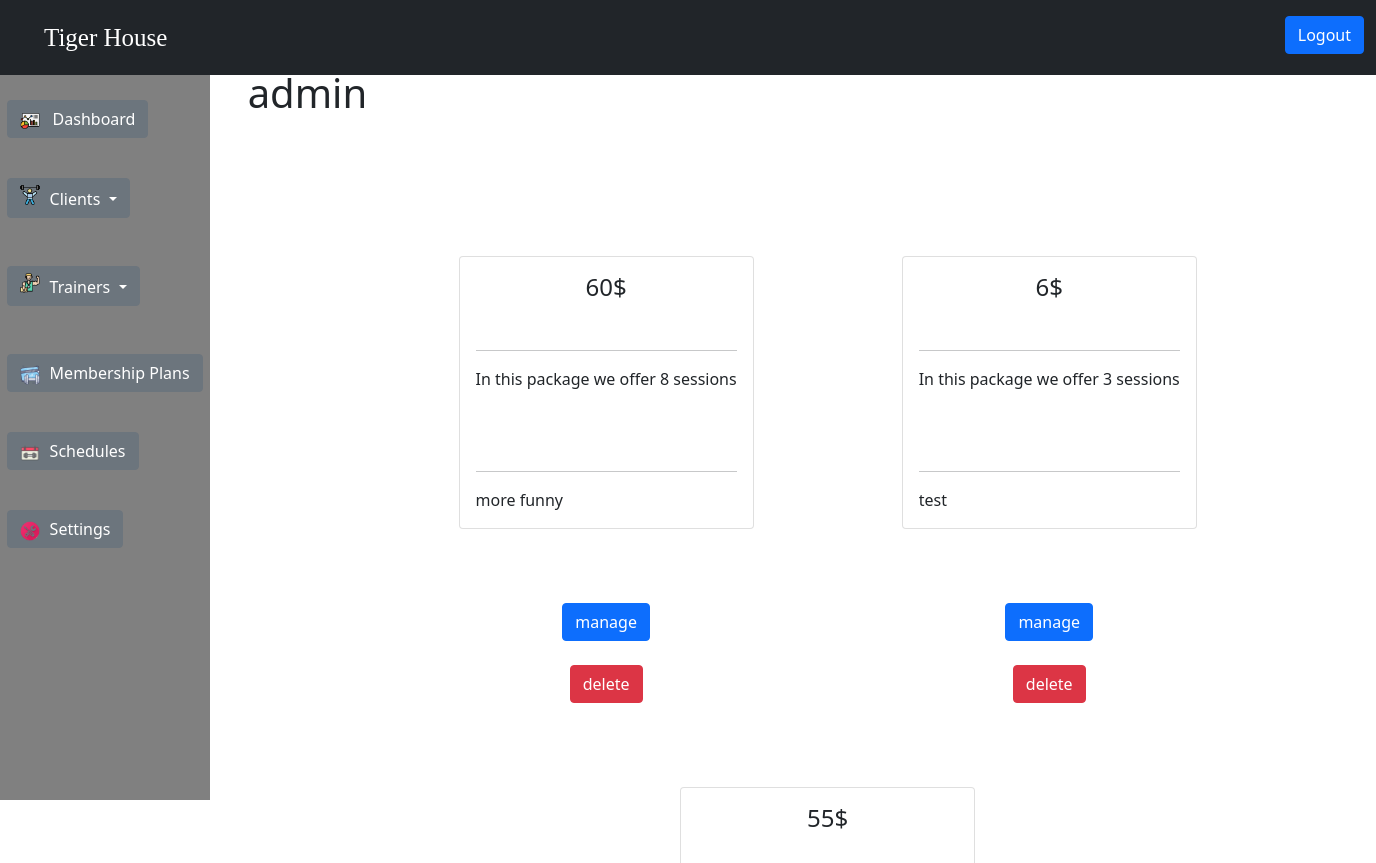
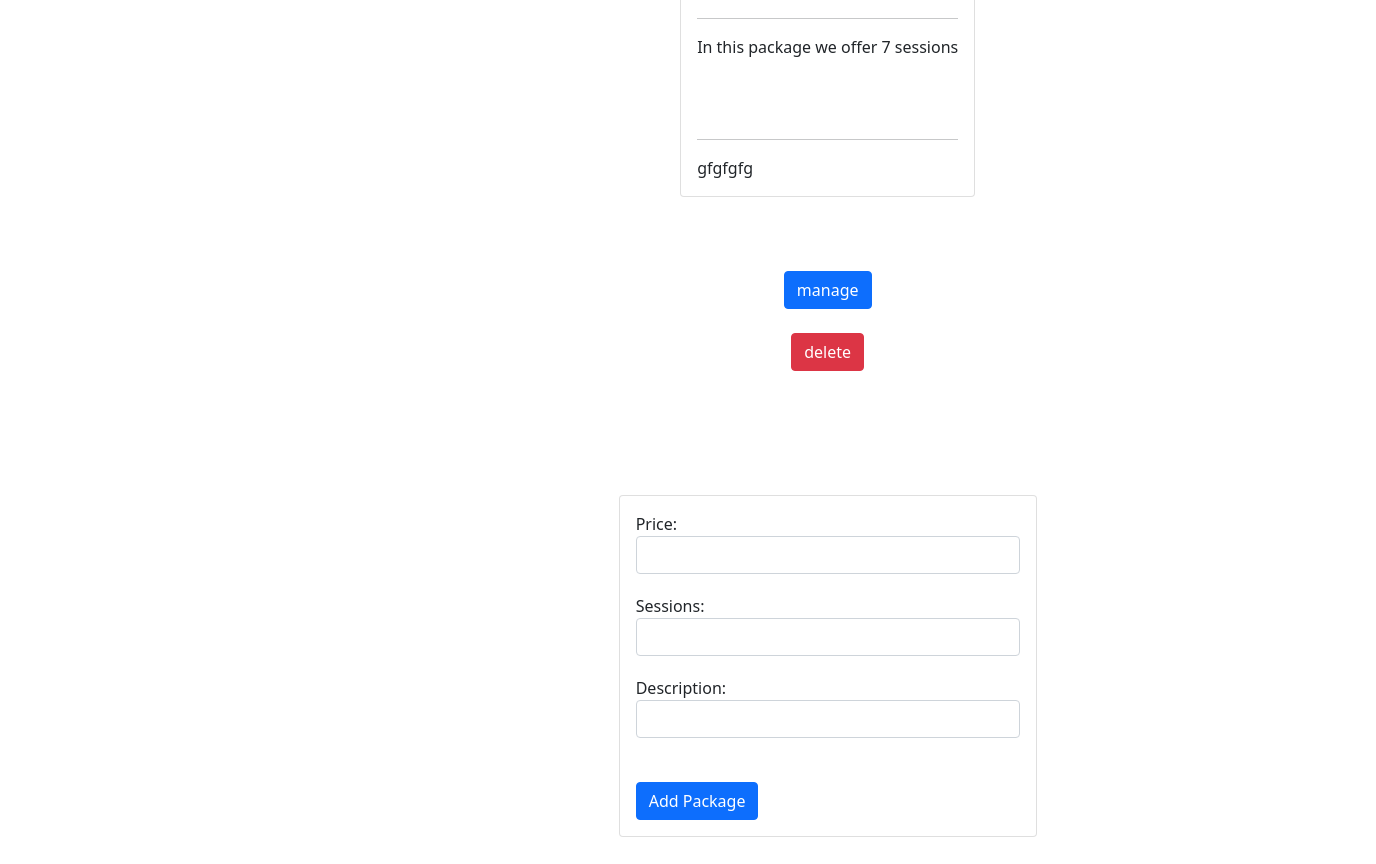
The app's page /manageplans.php (signed in), older data (2 pictures, top to bottom).
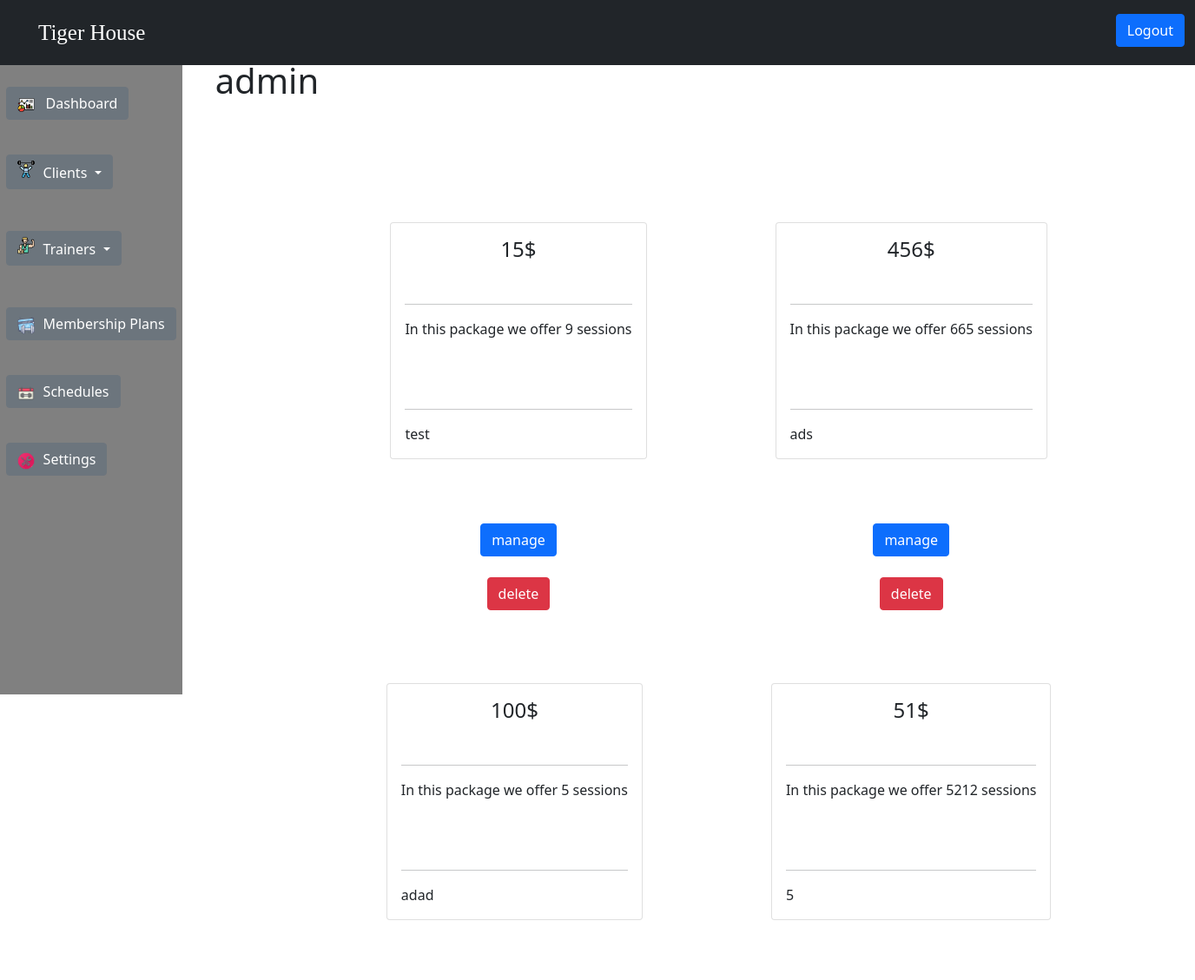
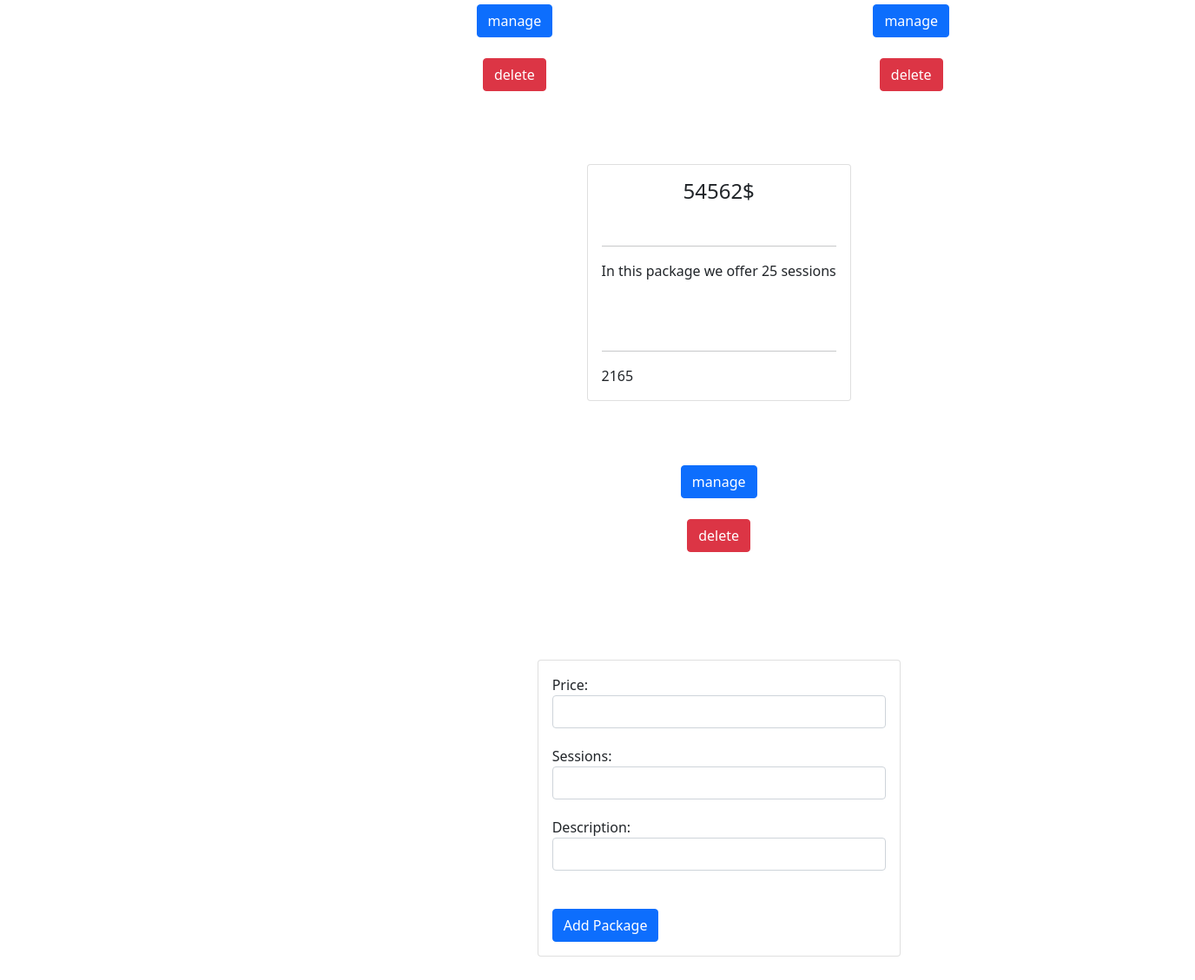
The same page, newer data (2 pictures, top to bottom).
### tables this page shows
CREATE TABLE `package` (
  `package_id` int(11) NOT NULL,
  `price` int(11) NOT NULL,
  `sessions` int(11) NOT NULL,
  `package_description` varchar(255) NOT NULL
);

### manageplans.php (the view, shortened to what this page needs)
<!DOCTYPE html>
<html lang="en">
<head>
    <link href="https://cdn.jsdelivr.net/npm/bootstrap@5.0.2/dist/css/bootstrap.min.css" rel="stylesheet">
    <link rel="stylesheet" href="admin.css">
</head>
<body>
<nav class="navbar navbar-expand-lg navbar-dark bg-dark custom-navbar fixed-top">
    <div class="container-fluid">
        <a class="navbar-brand" href="index.php">Tiger House</a>
        <div class="collapse navbar-collapse" id="navbarNav">
            <ul class="navbar-nav ms-auto">
                <li class="nav-item">
                    <a class="btn btn-primary logout-btn" href="index.php">Logout</a>
                </li>
            </ul>
        </div>
    </div>
</nav>
    <div class="wrapper">
<div class="sidebar">
      <ul>
 <li>
                    <a class="btn btn-secondary" href="admin.php">
                        <img src="icon/dashboard.png" alt="Dashboard" width="20" height="20" class="me-2">
                        Dashboard
                    </a>
                </li>
                <div class="dropdown">
                    <button class="btn btn-secondary dropdown-toggle" type="button" data-bs-toggle="dropdown"
                        aria-expanded="false">
                        <i class="icon client"></i> Clients
                    </button>
</div>
<div class="dropdown"><br><br>
    <button class="btn btn-secondary dropdown-toggle" type="button" data-bs-toggle="dropdown" aria-expanded="false">
        <i class="icon trainers"></i> Trainers
    </button>
</div>
<li><br><br>
                    <a class="btn btn-secondary" href="manageplans.php">
                        <img src="icon/membershipplan.png" alt="Membership Plan" class="btn-icon-membership">
                        Membership Plans
                    </a>
                </li>
                <li>
                    <a class="btn btn-secondary" href="#">
                        <img src="icon/schedule.png" alt="Schedules" class="btn-icon-schedule">
                        Schedules
                    </a>
                </li>
                <li>
                    <a class="btn btn-secondary" href="#">
                        <img src="icon/settings.png" alt="Settings" class="btn-icon-settings">
                        Settings
                    </a>
                </li>
</ul>
</div>
<div class="main-content">
<h1>admin</h1>
</div>
</div>
<div class="package">
  <div class="container">
  <div class="card-group">
  <?php
  require_once "connection.php";
  $sql = "SELECT * FROM package ";
  $result = $conn->query($sql);
  if ($result && mysqli_num_rows($result) > 0) {
  ?>
  <div class="card-container">
    <?php while($row = mysqli_fetch_assoc($result)): ?>
    <div class="card-wrapper">
      <div class="card">
        <div class="card-body">
          <center>
            <h4 class="card-title"><?php echo $row['price'];?>$</h4><br><hr>
          </center>
          <p class="card-text">In this package we offer <?php echo $row['sessions'];?> sessions</p><br><br><hr>
          <p class="card-text"><?php echo $row['package_description'];?></p>
        </div>
      </div>
      <div class="button-container">
        <form method="post" action="packageManage.php">
          <button type="submit" name="submit" class="btn btn-primary">manage</button>
        </form>
        <form method="post" action="deletePackage.php">
          <input type="hidden" name="package_id" value="<?php echo $row['package_id']; ?>"><br>
          <button type="submit" name="submit" class="btn btn-danger">delete</button>
        </form>
      </div>
    </div>
    <?php endwhile; ?>
  </div>
  <?php } else {
    echo "No trainers right now";
  } ?>
</div>
<div class="container1">
  <div class="row justify-content-center">
    <div class="col-md-6">
      <div class="card">
        <div class="card-body">
          <form method="post" action="addPackage.php">
            <div class="form-group">
              <label for="price">Price:</label>
              <input type="number" class="form-control" id="price" name="price" required>
            </div>
            <div class="form-group">
              <label for="sessions">Sessions:</label>
              <input type="number" class="form-control" id="sessions" name="sessions" required>
            </div>
            <div class="form-group">
              <label for="description">Description:</label>
              <input type="text" class="form-control" id="description" name="package_description" required>
            </div>
            <br><button type="submit" class="btn btn-primary">Add Package</button>
          </form>
        </div>
</div>
</div>
</div>
</div>
</body>
</html>

Row changes from the older to the newer data that the page shows:
removed package: price "60", sessions "8", package_description "more funny"
removed package: price "6", sessions "3", package_description "test"
removed package: price "55", sessions "7", package_description "gfgfgfg"
added package: price "15", sessions "9", package_description "test"
added package: price "456", sessions "665", package_description "ads"
added package: price "100", sessions "5", package_description "adad"
added package: price "51", sessions "5212", package_description "5"
added package: price "54562", sessions "25", package_description "2165"
